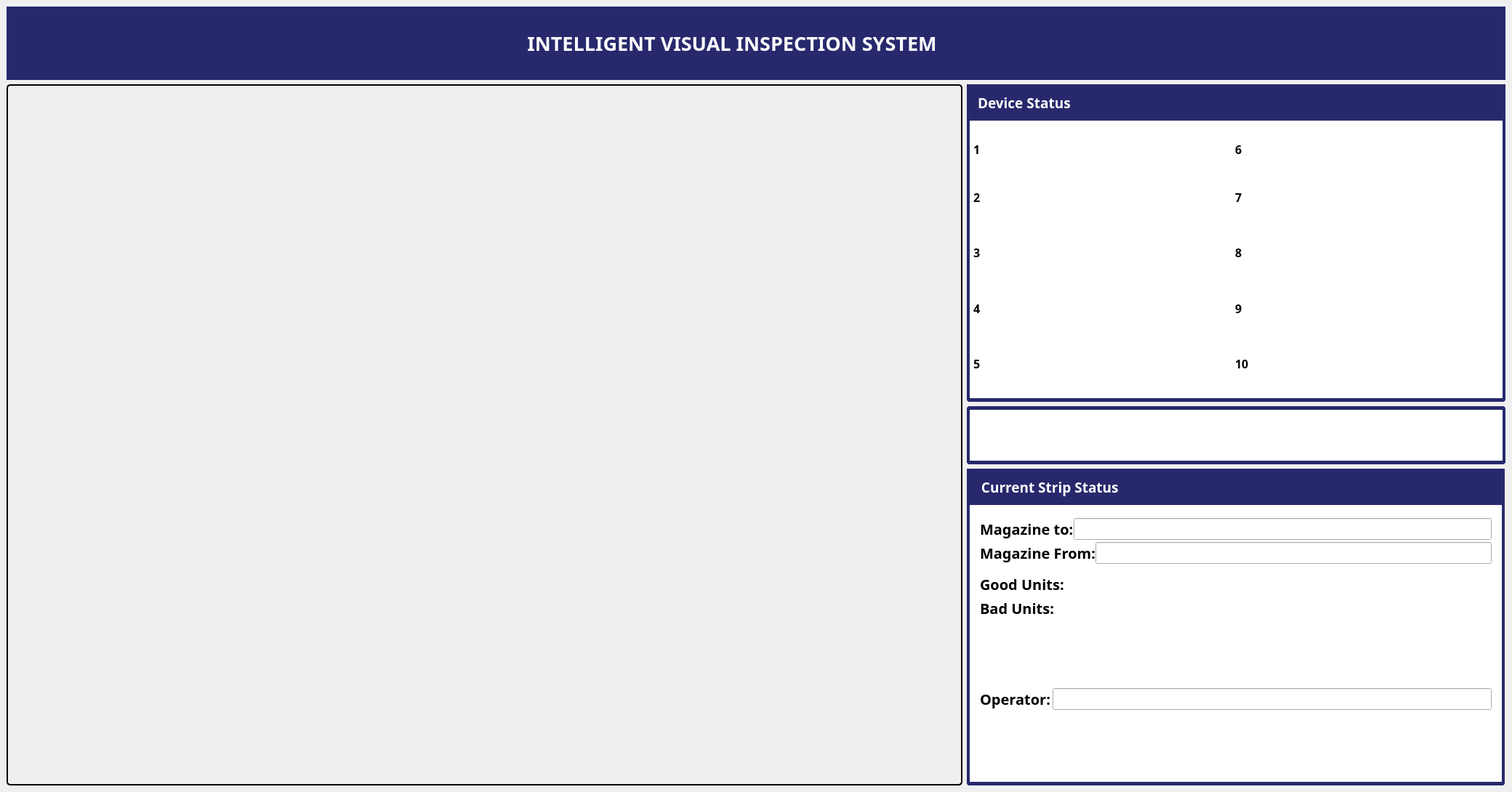
<?xml version="1.0" encoding="UTF-8"?>
<ui version="4.0">
 <author>Engr. Emmanuel D. Millave</author>
 <class>MainWindow</class>
 <widget class="QMainWindow" name="MainWindow">
  <property name="geometry">
   <rect>
    <x>0</x>
    <y>0</y>
    <width>2080</width>
    <height>1090</height>
   </rect>
  </property>
  <property name="minimumSize">
   <size>
    <width>1580</width>
    <height>947</height>
   </size>
  </property>
  <property name="maximumSize">
   <size>
    <width>16777215</width>
    <height>16777215</height>
   </size>
  </property>
  <property name="font">
   <font>
    <bold>true</bold>
   </font>
  </property>
  <property name="windowTitle">
   <string>MainWindow</string>
  </property>
  <property name="windowIcon">
   <iconset resource="../assets/images/resources.qrc">
    <normaloff>:/GUI FORMAT.png</normaloff>:/GUI FORMAT.png</iconset>
  </property>
  <widget class="QWidget" name="centralwidget">
   <property name="sizePolicy">
    <sizepolicy hsizetype="Expanding" vsizetype="Expanding">
     <horstretch>0</horstretch>
     <verstretch>0</verstretch>
    </sizepolicy>
   </property>
   <property name="minimumSize">
    <size>
     <width>1580</width>
     <height>947</height>
    </size>
   </property>
   <layout class="QGridLayout" name="gridLayout_6">
    <item row="0" column="0" colspan="2">
     <widget class="QWidget" name="widget" native="true">
      <property name="maximumSize">
       <size>
        <width>16777215</width>
        <height>101</height>
       </size>
      </property>
      <property name="styleSheet">
       <string notr="true">background-color: #27296c;</string>
      </property>
      <layout class="QGridLayout" name="gridLayout">
       <item row="0" column="0">
        <widget class="QLabel" name="label_2">
         <property name="text">
          <string/>
         </property>
         <property name="pixmap">
          <pixmap resource="../assets/images/resources.qrc">:/white_logo.png</pixmap>
         </property>
        </widget>
       </item>
       <item row="0" column="1">
        <spacer name="horizontalSpacer">
         <property name="orientation">
          <enum>Qt::Orientation::Horizontal</enum>
         </property>
         <property name="sizeHint" stdset="0">
          <size>
           <width>40</width>
           <height>20</height>
          </size>
         </property>
        </spacer>
       </item>
       <item row="0" column="2">
        <widget class="QLabel" name="label">
         <property name="font">
          <font>
           <family>Poppins</family>
           <pointsize>20</pointsize>
           <italic>false</italic>
           <bold>true</bold>
          </font>
         </property>
         <property name="styleSheet">
          <string notr="true">color:white;</string>
         </property>
         <property name="text">
          <string>INTELLIGENT VISUAL INSPECTION SYSTEM</string>
         </property>
         <property name="alignment">
          <set>Qt::AlignmentFlag::AlignCenter</set>
         </property>
        </widget>
       </item>
       <item row="0" column="3">
        <spacer name="horizontalSpacer_2">
         <property name="orientation">
          <enum>Qt::Orientation::Horizontal</enum>
         </property>
         <property name="sizeHint" stdset="0">
          <size>
           <width>40</width>
           <height>20</height>
          </size>
         </property>
        </spacer>
       </item>
       <item row="0" column="4">
        <widget class="QWidget" name="widget_3" native="true">
         <layout class="QGridLayout" name="gridLayout_7">
          <item row="0" column="1">
           <widget class="QPushButton" name="close">
            <property name="minimumSize">
             <size>
              <width>25</width>
              <height>25</height>
             </size>
            </property>
            <property name="maximumSize">
             <size>
              <width>25</width>
              <height>25</height>
             </size>
            </property>
            <property name="styleSheet">
             <string notr="true">border:none;
</string>
            </property>
            <property name="text">
             <string/>
            </property>
            <property name="icon">
             <iconset resource="../assets/images/resources.qrc">
              <normaloff>:/close_button_white.png</normaloff>:/close_button_white.png</iconset>
            </property>
            <property name="iconSize">
             <size>
              <width>18</width>
              <height>18</height>
             </size>
            </property>
           </widget>
          </item>
          <item row="1" column="1">
           <spacer name="verticalSpacer_2">
            <property name="orientation">
             <enum>Qt::Orientation::Vertical</enum>
            </property>
            <property name="sizeHint" stdset="0">
             <size>
              <width>20</width>
              <height>40</height>
             </size>
            </property>
           </spacer>
          </item>
          <item row="0" column="0">
           <widget class="QPushButton" name="minimize">
            <property name="minimumSize">
             <size>
              <width>25</width>
              <height>25</height>
             </size>
            </property>
            <property name="maximumSize">
             <size>
              <width>25</width>
              <height>25</height>
             </size>
            </property>
            <property name="styleSheet">
             <string notr="true">border:none;
</string>
            </property>
            <property name="text">
             <string/>
            </property>
            <property name="icon">
             <iconset resource="../assets/images/resources.qrc">
              <normaloff>:/minimize_whitepng.png</normaloff>:/minimize_whitepng.png</iconset>
            </property>
            <property name="iconSize">
             <size>
              <width>18</width>
              <height>18</height>
             </size>
            </property>
           </widget>
          </item>
         </layout>
        </widget>
       </item>
      </layout>
     </widget>
    </item>
    <item row="1" column="0" rowspan="3">
     <widget class="QLabel" name="live_camera">
      <property name="sizePolicy">
       <sizepolicy hsizetype="Preferred" vsizetype="Preferred">
        <horstretch>0</horstretch>
        <verstretch>0</verstretch>
       </sizepolicy>
      </property>
      <property name="minimumSize">
       <size>
        <width>1141</width>
        <height>891</height>
       </size>
      </property>
      <property name="maximumSize">
       <size>
        <width>16777215</width>
        <height>16777215</height>
       </size>
      </property>
      <property name="styleSheet">
       <string notr="true">QLabel {
    border: 2px solid black;      /* thickness, style, and color */
    border-radius: 5px;           /* optional: rounded corners */
    padding: 5px;                 /* optional: inner spacing */
}
</string>
      </property>
      <property name="text">
       <string/>
      </property>
     </widget>
    </item>
    <item row="1" column="1">
     <widget class="QWidget" name="dev_status" native="true">
      <property name="minimumSize">
       <size>
        <width>720</width>
        <height>350</height>
       </size>
      </property>
      <property name="maximumSize">
       <size>
        <width>741</width>
        <height>16777215</height>
       </size>
      </property>
      <property name="styleSheet">
       <string notr="true">#dev_status{
    border-left: 4px solid #27296c;
    border-right: 4px solid #27296c;
    border-bottom: 5px solid #27296c;
    border-top: none;
    border-radius: 4px;
    background: white;
}
</string>
      </property>
      <layout class="QVBoxLayout" name="verticalLayout_2">
       <property name="leftMargin">
        <number>0</number>
       </property>
       <property name="topMargin">
        <number>0</number>
       </property>
       <item>
        <widget class="QLabel" name="device_status">
         <property name="minimumSize">
          <size>
           <width>750</width>
           <height>40</height>
          </size>
         </property>
         <property name="maximumSize">
          <size>
           <width>750</width>
           <height>50</height>
          </size>
         </property>
         <property name="font">
          <font>
           <family>Poppins</family>
           <pointsize>14</pointsize>
           <bold>true</bold>
          </font>
         </property>
         <property name="styleSheet">
          <string notr="true">#device_status {
        background-color: #27296c;   /* dark blue header */
        color: white;
        font-weight: bold;
        font-size: 14pt;
        padding: 6px 10px;
        border: none;
        border-bottom: none;         /* so it merges with frame */
        border-top-left-radius: 1px;
        border-top-right-radius: 1px;
		border-radius:60px;
}

</string>
         </property>
         <property name="text">
          <string>Device Status</string>
         </property>
         <property name="alignment">
          <set>Qt::AlignmentFlag::AlignLeading|Qt::AlignmentFlag::AlignLeft|Qt::AlignmentFlag::AlignVCenter</set>
         </property>
        </widget>
       </item>
       <item>
        <widget class="QWidget" name="widget_21" native="true">
         <property name="minimumSize">
          <size>
           <width>0</width>
           <height>0</height>
          </size>
         </property>
         <property name="maximumSize">
          <size>
           <width>16777215</width>
           <height>16777215</height>
          </size>
         </property>
         <layout class="QGridLayout" name="gridLayout_5">
          <item row="0" column="0">
           <widget class="QLabel" name="label_3">
            <property name="maximumSize">
             <size>
              <width>20</width>
              <height>49</height>
             </size>
            </property>
            <property name="font">
             <font>
              <family>Poppins</family>
              <pointsize>12</pointsize>
              <bold>true</bold>
             </font>
            </property>
            <property name="text">
             <string>1</string>
            </property>
           </widget>
          </item>
          <item row="0" column="1">
           <widget class="QLabel" name="one">
            <property name="font">
             <font>
              <family>Poppins</family>
              <pointsize>12</pointsize>
              <bold>true</bold>
             </font>
            </property>
            <property name="text">
             <string/>
            </property>
            <property name="alignment">
             <set>Qt::AlignmentFlag::AlignCenter</set>
            </property>
           </widget>
          </item>
          <item row="2" column="0">
           <widget class="QLabel" name="label_7">
            <property name="font">
             <font>
              <family>Poppins</family>
              <pointsize>12</pointsize>
              <bold>true</bold>
             </font>
            </property>
            <property name="text">
             <string>3</string>
            </property>
           </widget>
          </item>
          <item row="4" column="0">
           <widget class="QLabel" name="label_9">
            <property name="font">
             <font>
              <family>Poppins</family>
              <pointsize>12</pointsize>
              <bold>true</bold>
             </font>
            </property>
            <property name="text">
             <string>5</string>
            </property>
           </widget>
          </item>
          <item row="3" column="0">
           <widget class="QLabel" name="label_8">
            <property name="font">
             <font>
              <family>Poppins</family>
              <pointsize>12</pointsize>
              <bold>true</bold>
             </font>
            </property>
            <property name="text">
             <string>4</string>
            </property>
           </widget>
          </item>
          <item row="1" column="0">
           <widget class="QLabel" name="label_4">
            <property name="font">
             <font>
              <family>Poppins</family>
              <pointsize>12</pointsize>
              <bold>true</bold>
             </font>
            </property>
            <property name="text">
             <string>2</string>
            </property>
           </widget>
          </item>
          <item row="0" column="2">
           <widget class="QLabel" name="label_11">
            <property name="maximumSize">
             <size>
              <width>20</width>
              <height>16777215</height>
             </size>
            </property>
            <property name="font">
             <font>
              <family>Poppins</family>
              <pointsize>12</pointsize>
              <bold>true</bold>
             </font>
            </property>
            <property name="text">
             <string>6</string>
            </property>
           </widget>
          </item>
          <item row="0" column="3">
           <widget class="QLabel" name="six">
            <property name="font">
             <font>
              <family>Poppins</family>
              <pointsize>12</pointsize>
              <bold>true</bold>
             </font>
            </property>
            <property name="text">
             <string/>
            </property>
            <property name="alignment">
             <set>Qt::AlignmentFlag::AlignCenter</set>
            </property>
           </widget>
          </item>
          <item row="1" column="3">
           <widget class="QLabel" name="seven">
            <property name="font">
             <font>
              <family>Poppins</family>
              <pointsize>12</pointsize>
              <bold>true</bold>
             </font>
            </property>
            <property name="text">
             <string/>
            </property>
            <property name="alignment">
             <set>Qt::AlignmentFlag::AlignCenter</set>
            </property>
           </widget>
          </item>
          <item row="1" column="2">
           <widget class="QLabel" name="label_14">
            <property name="font">
             <font>
              <family>Poppins</family>
              <pointsize>12</pointsize>
              <bold>true</bold>
             </font>
            </property>
            <property name="text">
             <string>7</string>
            </property>
           </widget>
          </item>
          <item row="2" column="2">
           <widget class="QLabel" name="label_15">
            <property name="font">
             <font>
              <family>Poppins</family>
              <pointsize>12</pointsize>
              <bold>true</bold>
             </font>
            </property>
            <property name="text">
             <string>8</string>
            </property>
           </widget>
          </item>
          <item row="2" column="3">
           <widget class="QLabel" name="eight">
            <property name="font">
             <font>
              <family>Poppins</family>
              <pointsize>12</pointsize>
              <bold>true</bold>
             </font>
            </property>
            <property name="text">
             <string/>
            </property>
            <property name="alignment">
             <set>Qt::AlignmentFlag::AlignCenter</set>
            </property>
           </widget>
          </item>
          <item row="3" column="2">
           <widget class="QLabel" name="label_17">
            <property name="font">
             <font>
              <family>Poppins</family>
              <pointsize>12</pointsize>
              <bold>true</bold>
             </font>
            </property>
            <property name="text">
             <string>9</string>
            </property>
           </widget>
          </item>
          <item row="3" column="3">
           <widget class="QLabel" name="nine">
            <property name="font">
             <font>
              <family>Poppins</family>
              <pointsize>12</pointsize>
              <bold>true</bold>
             </font>
            </property>
            <property name="text">
             <string/>
            </property>
            <property name="alignment">
             <set>Qt::AlignmentFlag::AlignCenter</set>
            </property>
           </widget>
          </item>
          <item row="4" column="2">
           <widget class="QLabel" name="label_19">
            <property name="font">
             <font>
              <family>Poppins</family>
              <pointsize>12</pointsize>
              <bold>true</bold>
             </font>
            </property>
            <property name="text">
             <string>10</string>
            </property>
           </widget>
          </item>
          <item row="4" column="3">
           <widget class="QLabel" name="ten">
            <property name="font">
             <font>
              <family>Poppins</family>
              <pointsize>12</pointsize>
              <bold>true</bold>
             </font>
            </property>
            <property name="text">
             <string/>
            </property>
            <property name="alignment">
             <set>Qt::AlignmentFlag::AlignCenter</set>
            </property>
           </widget>
          </item>
          <item row="1" column="1">
           <widget class="QLabel" name="two">
            <property name="font">
             <font>
              <family>Poppins</family>
              <pointsize>12</pointsize>
              <bold>true</bold>
             </font>
            </property>
            <property name="text">
             <string/>
            </property>
            <property name="alignment">
             <set>Qt::AlignmentFlag::AlignCenter</set>
            </property>
           </widget>
          </item>
          <item row="2" column="1">
           <widget class="QLabel" name="three">
            <property name="font">
             <font>
              <family>Poppins</family>
              <pointsize>12</pointsize>
              <bold>true</bold>
             </font>
            </property>
            <property name="text">
             <string/>
            </property>
            <property name="alignment">
             <set>Qt::AlignmentFlag::AlignCenter</set>
            </property>
           </widget>
          </item>
          <item row="3" column="1">
           <widget class="QLabel" name="four">
            <property name="font">
             <font>
              <family>Poppins</family>
              <pointsize>12</pointsize>
              <bold>true</bold>
             </font>
            </property>
            <property name="text">
             <string/>
            </property>
            <property name="alignment">
             <set>Qt::AlignmentFlag::AlignCenter</set>
            </property>
           </widget>
          </item>
          <item row="4" column="1">
           <widget class="QLabel" name="five">
            <property name="font">
             <font>
              <family>Poppins</family>
              <pointsize>12</pointsize>
              <bold>true</bold>
             </font>
            </property>
            <property name="text">
             <string/>
            </property>
            <property name="alignment">
             <set>Qt::AlignmentFlag::AlignCenter</set>
            </property>
           </widget>
          </item>
         </layout>
        </widget>
       </item>
      </layout>
     </widget>
    </item>
    <item row="2" column="1">
     <widget class="QFrame" name="ini_frame">
      <property name="minimumSize">
       <size>
        <width>0</width>
        <height>0</height>
       </size>
      </property>
      <property name="maximumSize">
       <size>
        <width>741</width>
        <height>80</height>
       </size>
      </property>
      <property name="styleSheet">
       <string notr="true">#ini_frame{
    border-left: 4px solid #27296c;
    border-right: 4px solid #27296c;
    border-bottom: 5px solid #27296c;
	border-top:5px solid #27296c;
    border-radius: 4px;
    background: white;
}
</string>
      </property>
      <property name="frameShape">
       <enum>QFrame::Shape::StyledPanel</enum>
      </property>
      <property name="frameShadow">
       <enum>QFrame::Shadow::Raised</enum>
      </property>
      <layout class="QGridLayout" name="gridLayout_3">
       <item row="0" column="0">
        <widget class="QPushButton" name="action_button">
         <property name="minimumSize">
          <size>
           <width>41</width>
           <height>41</height>
          </size>
         </property>
         <property name="maximumSize">
          <size>
           <width>41</width>
           <height>41</height>
          </size>
         </property>
         <property name="font">
          <font>
           <family>Poppins</family>
           <pointsize>20</pointsize>
          </font>
         </property>
         <property name="styleSheet">
          <string notr="true">border:none;</string>
         </property>
         <property name="text">
          <string/>
         </property>
         <property name="icon">
          <iconset resource="../assets/images/resources.qrc">
           <normaloff>:/play.png</normaloff>
           <disabledoff>:/pause.png</disabledoff>
           <activeon>:/pause.png</activeon>:/play.png</iconset>
         </property>
         <property name="iconSize">
          <size>
           <width>32</width>
           <height>32</height>
          </size>
         </property>
         <property name="checkable">
          <bool>true</bool>
         </property>
        </widget>
       </item>
       <item row="0" column="1">
        <widget class="QPushButton" name="export_button">
         <property name="minimumSize">
          <size>
           <width>51</width>
           <height>41</height>
          </size>
         </property>
         <property name="maximumSize">
          <size>
           <width>51</width>
           <height>41</height>
          </size>
         </property>
         <property name="font">
          <font>
           <family>Poppins</family>
           <pointsize>20</pointsize>
          </font>
         </property>
         <property name="styleSheet">
          <string notr="true">QPushButton {
    border: none;
    padding: 6px 12px;
}

QPushButton:pressed {
    padding-top: 8px;
    padding-bottom: 5px;
}
</string>
         </property>
         <property name="text">
          <string/>
         </property>
         <property name="icon">
          <iconset resource="../assets/images/resources.qrc">
           <normaloff>:/export.png</normaloff>:/export.png</iconset>
         </property>
         <property name="iconSize">
          <size>
           <width>46</width>
           <height>46</height>
          </size>
         </property>
         <property name="checkable">
          <bool>true</bool>
         </property>
        </widget>
       </item>
      </layout>
     </widget>
    </item>
    <item row="3" column="1">
     <widget class="QWidget" name="strip" native="true">
      <property name="minimumSize">
       <size>
        <width>740</width>
        <height>350</height>
       </size>
      </property>
      <property name="maximumSize">
       <size>
        <width>740</width>
        <height>16777215</height>
       </size>
      </property>
      <property name="styleSheet">
       <string notr="true">#strip{
    border-left: 4px solid #27296c;
    border-right: 4px solid #27296c;
    border-bottom: 5px solid #27296c;
    border-top: none;
    border-radius: 4px;
    background: white;
}
</string>
      </property>
      <layout class="QVBoxLayout" name="verticalLayout">
       <property name="leftMargin">
        <number>0</number>
       </property>
       <property name="topMargin">
        <number>0</number>
       </property>
       <item>
        <widget class="QLabel" name="current_qlabel">
         <property name="minimumSize">
          <size>
           <width>750</width>
           <height>40</height>
          </size>
         </property>
         <property name="maximumSize">
          <size>
           <width>750</width>
           <height>50</height>
          </size>
         </property>
         <property name="font">
          <font>
           <family>Poppins</family>
           <pointsize>14</pointsize>
           <bold>true</bold>
          </font>
         </property>
         <property name="styleSheet">
          <string notr="true">#current_qlabel{
        background-color: #27296c;   /* dark blue header */
        color: white;
        font-weight: bold;
        font-size: 14pt;
        padding: 6px 10px;
        border: none;
        border-bottom: none;         /* so it merges with frame */
        border-top-left-radius: 1px;
        border-top-right-radius: 1px;
		border-radius:60px;
}

</string>
         </property>
         <property name="text">
          <string> Current Strip Status</string>
         </property>
         <property name="alignment">
          <set>Qt::AlignmentFlag::AlignLeading|Qt::AlignmentFlag::AlignLeft|Qt::AlignmentFlag::AlignVCenter</set>
         </property>
        </widget>
       </item>
       <item>
        <widget class="QWidget" name="widget_20" native="true">
         <property name="minimumSize">
          <size>
           <width>0</width>
           <height>0</height>
          </size>
         </property>
         <property name="maximumSize">
          <size>
           <width>16777215</width>
           <height>16777215</height>
          </size>
         </property>
         <layout class="QGridLayout" name="gridLayout_4">
          <item row="2" column="0">
           <widget class="QWidget" name="widget_61" native="true">
            <property name="minimumSize">
             <size>
              <width>250</width>
              <height>30</height>
             </size>
            </property>
            <property name="maximumSize">
             <size>
              <width>16777215</width>
              <height>16777215</height>
             </size>
            </property>
            <layout class="QHBoxLayout" name="horizontalLayout_19">
             <property name="spacing">
              <number>0</number>
             </property>
             <property name="topMargin">
              <number>0</number>
             </property>
             <property name="rightMargin">
              <number>0</number>
             </property>
             <property name="bottomMargin">
              <number>0</number>
             </property>
             <item>
              <widget class="QLabel" name="label_77">
               <property name="minimumSize">
                <size>
                 <width>100</width>
                 <height>30</height>
                </size>
               </property>
               <property name="maximumSize">
                <size>
                 <width>100</width>
                 <height>30</height>
                </size>
               </property>
               <property name="font">
                <font>
                 <family>Poppins</family>
                 <pointsize>15</pointsize>
                 <bold>true</bold>
                </font>
               </property>
               <property name="text">
                <string>Operator:</string>
               </property>
              </widget>
             </item>
             <item>
              <widget class="QLineEdit" name="operator_lineEdit">
               <property name="sizePolicy">
                <sizepolicy hsizetype="Preferred" vsizetype="Preferred">
                 <horstretch>0</horstretch>
                 <verstretch>0</verstretch>
                </sizepolicy>
               </property>
               <property name="minimumSize">
                <size>
                 <width>167</width>
                 <height>30</height>
                </size>
               </property>
               <property name="maximumSize">
                <size>
                 <width>16777215</width>
                 <height>30</height>
                </size>
               </property>
               <property name="font">
                <font>
                 <family>Poppins</family>
                 <pointsize>12</pointsize>
                </font>
               </property>
              </widget>
             </item>
            </layout>
           </widget>
          </item>
          <item row="1" column="0">
           <widget class="QWidget" name="widget_62" native="true">
            <property name="minimumSize">
             <size>
              <width>0</width>
              <height>0</height>
             </size>
            </property>
            <property name="maximumSize">
             <size>
              <width>16777215</width>
              <height>70</height>
             </size>
            </property>
            <layout class="QVBoxLayout" name="verticalLayout_14">
             <property name="spacing">
              <number>0</number>
             </property>
             <property name="leftMargin">
              <number>0</number>
             </property>
             <property name="topMargin">
              <number>0</number>
             </property>
             <property name="rightMargin">
              <number>0</number>
             </property>
             <property name="bottomMargin">
              <number>0</number>
             </property>
             <item>
              <widget class="QWidget" name="widget_64" native="true">
               <property name="minimumSize">
                <size>
                 <width>0</width>
                 <height>0</height>
                </size>
               </property>
               <property name="maximumSize">
                <size>
                 <width>16777215</width>
                 <height>30</height>
                </size>
               </property>
               <layout class="QHBoxLayout" name="horizontalLayout_34">
                <property name="spacing">
                 <number>0</number>
                </property>
                <property name="leftMargin">
                 <number>9</number>
                </property>
                <property name="topMargin">
                 <number>0</number>
                </property>
                <property name="rightMargin">
                 <number>0</number>
                </property>
                <property name="bottomMargin">
                 <number>0</number>
                </property>
                <item>
                 <widget class="QLabel" name="label_81">
                  <property name="minimumSize">
                   <size>
                    <width>120</width>
                    <height>0</height>
                   </size>
                  </property>
                  <property name="maximumSize">
                   <size>
                    <width>120</width>
                    <height>16777215</height>
                   </size>
                  </property>
                  <property name="font">
                   <font>
                    <family>Poppins</family>
                    <pointsize>15</pointsize>
                    <bold>true</bold>
                   </font>
                  </property>
                  <property name="text">
                   <string>Good Units:</string>
                  </property>
                 </widget>
                </item>
                <item>
                 <widget class="QLabel" name="good_unit_label">
                  <property name="minimumSize">
                   <size>
                    <width>0</width>
                    <height>0</height>
                   </size>
                  </property>
                  <property name="maximumSize">
                   <size>
                    <width>16777215</width>
                    <height>16777215</height>
                   </size>
                  </property>
                  <property name="font">
                   <font>
                    <family>Poppins</family>
                    <pointsize>12</pointsize>
                   </font>
                  </property>
                  <property name="text">
                   <string/>
                  </property>
                  <property name="margin">
                   <number>-1</number>
                  </property>
                  <property name="indent">
                   <number>-3</number>
                  </property>
                 </widget>
                </item>
               </layout>
              </widget>
             </item>
             <item>
              <widget class="QWidget" name="widget_67" native="true">
               <property name="minimumSize">
                <size>
                 <width>0</width>
                 <height>0</height>
                </size>
               </property>
               <property name="maximumSize">
                <size>
                 <width>16777215</width>
                 <height>30</height>
                </size>
               </property>
               <layout class="QHBoxLayout" name="horizontalLayout_25">
                <property name="spacing">
                 <number>0</number>
                </property>
                <property name="topMargin">
                 <number>0</number>
                </property>
                <property name="rightMargin">
                 <number>0</number>
                </property>
                <property name="bottomMargin">
                 <number>0</number>
                </property>
                <item>
                 <widget class="QLabel" name="label_72">
                  <property name="minimumSize">
                   <size>
                    <width>110</width>
                    <height>0</height>
                   </size>
                  </property>
                  <property name="maximumSize">
                   <size>
                    <width>110</width>
                    <height>16777215</height>
                   </size>
                  </property>
                  <property name="font">
                   <font>
                    <family>Poppins</family>
                    <pointsize>15</pointsize>
                    <bold>true</bold>
                   </font>
                  </property>
                  <property name="text">
                   <string>Bad Units:</string>
                  </property>
                 </widget>
                </item>
                <item>
                 <widget class="QLabel" name="bad_unit_label">
                  <property name="minimumSize">
                   <size>
                    <width>0</width>
                    <height>0</height>
                   </size>
                  </property>
                  <property name="maximumSize">
                   <size>
                    <width>16777215</width>
                    <height>16777215</height>
                   </size>
                  </property>
                  <property name="font">
                   <font>
                    <family>Poppins</family>
                    <pointsize>12</pointsize>
                   </font>
                  </property>
                  <property name="text">
                   <string/>
                  </property>
                  <property name="margin">
                   <number>-1</number>
                  </property>
                  <property name="indent">
                   <number>-3</number>
                  </property>
                 </widget>
                </item>
               </layout>
              </widget>
             </item>
            </layout>
           </widget>
          </item>
          <item row="0" column="0">
           <widget class="QWidget" name="widget_65" native="true">
            <property name="minimumSize">
             <size>
              <width>0</width>
              <height>0</height>
             </size>
            </property>
            <property name="maximumSize">
             <size>
              <width>16777215</width>
              <height>70</height>
             </size>
            </property>
            <layout class="QVBoxLayout" name="verticalLayout_11">
             <property name="spacing">
              <number>0</number>
             </property>
             <property name="leftMargin">
              <number>0</number>
             </property>
             <property name="topMargin">
              <number>0</number>
             </property>
             <property name="rightMargin">
              <number>0</number>
             </property>
             <property name="bottomMargin">
              <number>0</number>
             </property>
             <item>
              <widget class="QWidget" name="widget_66" native="true">
               <property name="minimumSize">
                <size>
                 <width>0</width>
                 <height>0</height>
                </size>
               </property>
               <property name="maximumSize">
                <size>
                 <width>16777215</width>
                 <height>30</height>
                </size>
               </property>
               <layout class="QHBoxLayout" name="horizontalLayout_24">
                <property name="spacing">
                 <number>0</number>
                </property>
                <property name="topMargin">
                 <number>0</number>
                </property>
                <property name="rightMargin">
                 <number>0</number>
                </property>
                <property name="bottomMargin">
                 <number>0</number>
                </property>
                <item>
                 <widget class="QLabel" name="label_71">
                  <property name="minimumSize">
                   <size>
                    <width>0</width>
                    <height>0</height>
                   </size>
                  </property>
                  <property name="maximumSize">
                   <size>
                    <width>16777215</width>
                    <height>16777215</height>
                   </size>
                  </property>
                  <property name="font">
                   <font>
                    <family>Poppins</family>
                    <pointsize>15</pointsize>
                    <bold>true</bold>
                   </font>
                  </property>
                  <property name="text">
                   <string>Magazine to:</string>
                  </property>
                 </widget>
                </item>
                <item>
                 <widget class="QLineEdit" name="magazine_to">
                  <property name="minimumSize">
                   <size>
                    <width>0</width>
                    <height>0</height>
                   </size>
                  </property>
                  <property name="maximumSize">
                   <size>
                    <width>16777215</width>
                    <height>16777215</height>
                   </size>
                  </property>
                  <property name="font">
                   <font>
                    <family>Poppins</family>
                    <pointsize>12</pointsize>
                   </font>
                  </property>
                 </widget>
                </item>
               </layout>
              </widget>
             </item>
             <item>
              <widget class="QWidget" name="widget_63" native="true">
               <property name="minimumSize">
                <size>
                 <width>250</width>
                 <height>30</height>
                </size>
               </property>
               <property name="maximumSize">
                <size>
                 <width>16777215</width>
                 <height>30</height>
                </size>
               </property>
               <layout class="QHBoxLayout" name="horizontalLayout_33">
                <property name="spacing">
                 <number>0</number>
                </property>
                <property name="topMargin">
                 <number>0</number>
                </property>
                <property name="rightMargin">
                 <number>0</number>
                </property>
                <property name="bottomMargin">
                 <number>0</number>
                </property>
                <item>
                 <widget class="QLabel" name="label_80">
                  <property name="minimumSize">
                   <size>
                    <width>90</width>
                    <height>30</height>
                   </size>
                  </property>
                  <property name="maximumSize">
                   <size>
                    <width>180</width>
                    <height>30</height>
                   </size>
                  </property>
                  <property name="font">
                   <font>
                    <family>Poppins</family>
                    <pointsize>15</pointsize>
                    <bold>true</bold>
                   </font>
                  </property>
                  <property name="text">
                   <string>Magazine From:</string>
                  </property>
                 </widget>
                </item>
                <item>
                 <widget class="QLineEdit" name="magazine_from">
                  <property name="minimumSize">
                   <size>
                    <width>0</width>
                    <height>0</height>
                   </size>
                  </property>
                  <property name="maximumSize">
                   <size>
                    <width>16777215</width>
                    <height>16777215</height>
                   </size>
                  </property>
                  <property name="font">
                   <font>
                    <family>Poppins</family>
                    <pointsize>12</pointsize>
                   </font>
                  </property>
                 </widget>
                </item>
               </layout>
              </widget>
             </item>
            </layout>
           </widget>
          </item>
         </layout>
        </widget>
       </item>
      </layout>
     </widget>
    </item>
   </layout>
  </widget>
 </widget>
 <resources>
  <include location="../assets/images/resources.qrc"/>
 </resources>
 <connections/>
</ui>
